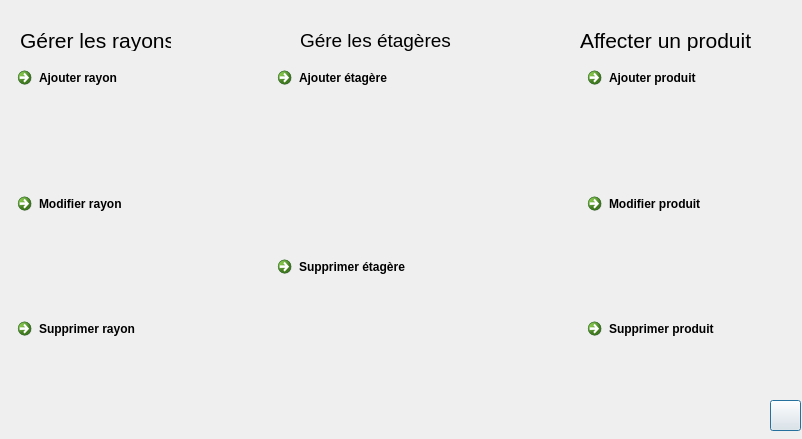
<?xml version="1.0" encoding="UTF-8"?>
<ui version="4.0">
 <class>Gestion_des_Rayons</class>
 <widget class="QDialog" name="Gestion_des_Rayons">
  <property name="windowModality">
   <enum>Qt::ApplicationModal</enum>
  </property>
  <property name="geometry">
   <rect>
    <x>0</x>
    <y>0</y>
    <width>802</width>
    <height>439</height>
   </rect>
  </property>
  <property name="windowTitle">
   <string>Dialog</string>
  </property>
  <property name="autoFillBackground">
   <bool>true</bool>
  </property>
  <property name="styleSheet">
   <string notr="true">QStackedWidget#stackedWidget
{

background-image: url(:/new/prefix1/MyResources/74717143_267444830864596_8815271356854697984_n.png);}</string>
  </property>
  <widget class="QStackedWidget" name="stackedWidget">
   <property name="geometry">
    <rect>
     <x>0</x>
     <y>0</y>
     <width>821</width>
     <height>441</height>
    </rect>
   </property>
   <property name="autoFillBackground">
    <bool>true</bool>
   </property>
   <property name="styleSheet">
    <string notr="true">QWidget#stackedWidget
{background-image: url(:/new/prefix1/MyResources/74717143_267444830864596_8815271356854697984_n.png);
}
</string>
   </property>
   <property name="currentIndex">
    <number>0</number>
   </property>
   <widget class="QWidget" name="page">
    <widget class="QLabel" name="label_13">
     <property name="geometry">
      <rect>
       <x>20</x>
       <y>30</y>
       <width>151</width>
       <height>21</height>
      </rect>
     </property>
     <property name="font">
      <font>
       <pointsize>16</pointsize>
      </font>
     </property>
     <property name="text">
      <string>Gérer les rayons</string>
     </property>
    </widget>
    <widget class="QLabel" name="label_14">
     <property name="geometry">
      <rect>
       <x>580</x>
       <y>30</y>
       <width>191</width>
       <height>21</height>
      </rect>
     </property>
     <property name="font">
      <font>
       <pointsize>16</pointsize>
      </font>
     </property>
     <property name="text">
      <string>Affecter un produit</string>
     </property>
    </widget>
    <widget class="QPushButton" name="pushButton">
     <property name="geometry">
      <rect>
       <x>770</x>
       <y>400</y>
       <width>31</width>
       <height>31</height>
      </rect>
     </property>
     <property name="text">
      <string/>
     </property>
     <property name="icon">
      <iconset resource="MyResources.qrc">
       <normaloff>:/new/prefix1/MyResources/logout-icon.png</normaloff>:/new/prefix1/MyResources/logout-icon.png</iconset>
     </property>
     <property name="iconSize">
      <size>
       <width>32</width>
       <height>32</height>
      </size>
     </property>
     <property name="checkable">
      <bool>false</bool>
     </property>
     <property name="autoDefault">
      <bool>true</bool>
     </property>
    </widget>
    <widget class="QWidget" name="layoutWidget">
     <property name="geometry">
      <rect>
       <x>10</x>
       <y>60</y>
       <width>174</width>
       <height>371</height>
      </rect>
     </property>
     <layout class="QVBoxLayout" name="verticalLayout">
      <item>
       <widget class="QCommandLinkButton" name="commandLinkButton">
        <property name="styleSheet">
         <string notr="true">QWidget#QCommandLinkButton
{
background-image: url(:/new/prefix1/MyResources/iOS_Background_2.png);
}</string>
        </property>
        <property name="text">
         <string>Ajouter rayon</string>
        </property>
       </widget>
      </item>
      <item>
       <widget class="QCommandLinkButton" name="commandLinkButton_2">
        <property name="text">
         <string>Modifier rayon</string>
        </property>
       </widget>
      </item>
      <item>
       <widget class="QCommandLinkButton" name="commandLinkButton_3">
        <property name="text">
         <string>Supprimer rayon</string>
        </property>
       </widget>
      </item>
     </layout>
     <zorder>commandLinkButton_2</zorder>
     <zorder>commandLinkButton_3</zorder>
     <zorder>commandLinkButton</zorder>
    </widget>
    <widget class="QWidget" name="layoutWidget">
     <property name="geometry">
      <rect>
       <x>580</x>
       <y>60</y>
       <width>174</width>
       <height>371</height>
      </rect>
     </property>
     <layout class="QVBoxLayout" name="verticalLayout_2">
      <item>
       <widget class="QCommandLinkButton" name="commandLinkButton_ajout">
        <property name="text">
         <string>Ajouter produit</string>
        </property>
       </widget>
      </item>
      <item>
       <widget class="QCommandLinkButton" name="commandLinkButton_mod">
        <property name="text">
         <string>Modifier produit</string>
        </property>
       </widget>
      </item>
      <item>
       <widget class="QCommandLinkButton" name="commandLinkButton_supp">
        <property name="text">
         <string>Supprimer produit</string>
        </property>
       </widget>
      </item>
     </layout>
    </widget>
    <widget class="QLabel" name="label_10">
     <property name="geometry">
      <rect>
       <x>300</x>
       <y>20</y>
       <width>161</width>
       <height>41</height>
      </rect>
     </property>
     <property name="font">
      <font>
       <pointsize>14</pointsize>
      </font>
     </property>
     <property name="text">
      <string>Gére les étagères</string>
     </property>
    </widget>
    <widget class="QWidget" name="">
     <property name="geometry">
      <rect>
       <x>270</x>
       <y>60</y>
       <width>201</width>
       <height>371</height>
      </rect>
     </property>
     <layout class="QVBoxLayout" name="verticalLayout_4">
      <item>
       <widget class="QCommandLinkButton" name="commandLinkButton_4">
        <property name="text">
         <string>Ajouter étagère</string>
        </property>
       </widget>
      </item>
      <item>
       <widget class="QCommandLinkButton" name="commandLinkButton_6">
        <property name="text">
         <string>Supprimer étagère</string>
        </property>
       </widget>
      </item>
     </layout>
    </widget>
   </widget>
   <widget class="QWidget" name="page_2">
    <property name="styleSheet">
     <string notr="true">Qwidget#page_2{
background-image: url(:/new/prefix1/MyResources/iOS_Background_2.png);}</string>
    </property>
    <widget class="QLineEdit" name="lineEdit_idrayon">
     <property name="geometry">
      <rect>
       <x>210</x>
       <y>110</y>
       <width>141</width>
       <height>21</height>
      </rect>
     </property>
    </widget>
    <widget class="QLineEdit" name="lineEdit_nbr">
     <property name="geometry">
      <rect>
       <x>210</x>
       <y>250</y>
       <width>71</width>
       <height>20</height>
      </rect>
     </property>
    </widget>
    <widget class="QTableView" name="tableView_ajouter">
     <property name="geometry">
      <rect>
       <x>400</x>
       <y>110</y>
       <width>401</width>
       <height>211</height>
      </rect>
     </property>
    </widget>
    <widget class="QLabel" name="label_6">
     <property name="geometry">
      <rect>
       <x>30</x>
       <y>20</y>
       <width>191</width>
       <height>31</height>
      </rect>
     </property>
     <property name="font">
      <font>
       <pointsize>22</pointsize>
      </font>
     </property>
     <property name="text">
      <string>Ajouter rayon :</string>
     </property>
    </widget>
    <widget class="QWidget" name="layoutWidget">
     <property name="geometry">
      <rect>
       <x>10</x>
       <y>80</y>
       <width>184</width>
       <height>241</height>
      </rect>
     </property>
     <layout class="QVBoxLayout" name="verticalLayout_3">
      <item>
       <widget class="QLabel" name="label_2">
        <property name="font">
         <font>
          <pointsize>16</pointsize>
         </font>
        </property>
        <property name="text">
         <string>ID :</string>
        </property>
       </widget>
      </item>
      <item>
       <widget class="QLabel" name="label_4">
        <property name="font">
         <font>
          <pointsize>16</pointsize>
         </font>
        </property>
        <property name="text">
         <string>Nombre d'étagére :</string>
        </property>
       </widget>
      </item>
     </layout>
    </widget>
    <widget class="QWidget" name="layoutWidget">
     <property name="geometry">
      <rect>
       <x>460</x>
       <y>400</y>
       <width>352</width>
       <height>42</height>
      </rect>
     </property>
     <layout class="QHBoxLayout" name="horizontalLayout">
      <item>
       <widget class="QCommandLinkButton" name="commandLinkButton_Ajouet_Rayon">
        <property name="text">
         <string>Ajouter</string>
        </property>
       </widget>
      </item>
      <item>
       <widget class="QCommandLinkButton" name="commandLinkButton_Annuler_ajout">
        <property name="text">
         <string>Annuler</string>
        </property>
       </widget>
      </item>
     </layout>
    </widget>
   </widget>
   <widget class="QWidget" name="page_3">
    <widget class="QGroupBox" name="groupBox">
     <property name="geometry">
      <rect>
       <x>20</x>
       <y>10</y>
       <width>781</width>
       <height>411</height>
      </rect>
     </property>
     <property name="title">
      <string>Modifier rayon</string>
     </property>
     <widget class="QTableView" name="tableView_modifier">
      <property name="geometry">
       <rect>
        <x>10</x>
        <y>130</y>
        <width>361</width>
        <height>191</height>
       </rect>
      </property>
     </widget>
     <widget class="QLabel" name="label_new_nbr">
      <property name="geometry">
       <rect>
        <x>390</x>
        <y>190</y>
        <width>191</width>
        <height>31</height>
       </rect>
      </property>
      <property name="font">
       <font>
        <pointsize>16</pointsize>
       </font>
      </property>
      <property name="text">
       <string>Nombre d'étagére  :</string>
      </property>
     </widget>
     <widget class="QLineEdit" name="lineEdit_4">
      <property name="geometry">
       <rect>
        <x>610</x>
        <y>200</y>
        <width>141</width>
        <height>20</height>
       </rect>
      </property>
     </widget>
     <widget class="QWidget" name="layoutWidget">
      <property name="geometry">
       <rect>
        <x>20</x>
        <y>60</y>
        <width>241</width>
        <height>29</height>
       </rect>
      </property>
      <layout class="QHBoxLayout" name="horizontalLayout_3">
       <item>
        <layout class="QHBoxLayout" name="horizontalLayout_2">
         <item>
          <widget class="QLabel" name="label_8">
           <property name="font">
            <font>
             <pointsize>16</pointsize>
            </font>
           </property>
           <property name="text">
            <string>ID :</string>
           </property>
          </widget>
         </item>
         <item>
          <widget class="QLineEdit" name="lineEdit_id_modif"/>
         </item>
        </layout>
       </item>
       <item>
        <widget class="QPushButton" name="pushButton_recher_modifier">
         <property name="text">
          <string/>
         </property>
         <property name="icon">
          <iconset resource="MyResources.qrc">
           <normaloff>:/new/prefix1/MyResources/icons8-search-512.png</normaloff>:/new/prefix1/MyResources/icons8-search-512.png</iconset>
         </property>
        </widget>
       </item>
      </layout>
     </widget>
     <widget class="QWidget" name="layoutWidget">
      <property name="geometry">
       <rect>
        <x>340</x>
        <y>370</y>
        <width>441</width>
        <height>42</height>
       </rect>
      </property>
      <layout class="QHBoxLayout" name="horizontalLayout_4">
       <item>
        <widget class="QCommandLinkButton" name="commandLinkButton_modifier">
         <property name="text">
          <string>Modifier</string>
         </property>
        </widget>
       </item>
       <item>
        <widget class="QCommandLinkButton" name="commandLinkButton_annuler_modfi">
         <property name="text">
          <string>Annuler</string>
         </property>
        </widget>
       </item>
      </layout>
     </widget>
    </widget>
   </widget>
   <widget class="QWidget" name="page_4">
    <widget class="QGroupBox" name="groupBox_2">
     <property name="geometry">
      <rect>
       <x>30</x>
       <y>20</y>
       <width>771</width>
       <height>401</height>
      </rect>
     </property>
     <property name="title">
      <string>Supprimer rayon</string>
     </property>
     <widget class="QTableView" name="tableView_supp">
      <property name="geometry">
       <rect>
        <x>20</x>
        <y>140</y>
        <width>721</width>
        <height>192</height>
       </rect>
      </property>
     </widget>
     <widget class="QWidget" name="layoutWidget">
      <property name="geometry">
       <rect>
        <x>21</x>
        <y>61</y>
        <width>291</width>
        <height>27</height>
       </rect>
      </property>
      <layout class="QHBoxLayout" name="horizontalLayout_5">
       <item>
        <widget class="QLabel" name="label_12">
         <property name="font">
          <font>
           <pointsize>16</pointsize>
          </font>
         </property>
         <property name="text">
          <string>ID :</string>
         </property>
        </widget>
       </item>
       <item>
        <widget class="QLineEdit" name="lineEdit_6"/>
       </item>
       <item>
        <widget class="QPushButton" name="pushButton_recherc_supp">
         <property name="text">
          <string/>
         </property>
         <property name="icon">
          <iconset resource="MyResources.qrc">
           <normaloff>:/new/prefix1/MyResources/icons8-search-512.png</normaloff>:/new/prefix1/MyResources/icons8-search-512.png</iconset>
         </property>
        </widget>
       </item>
      </layout>
     </widget>
     <widget class="QWidget" name="layoutWidget">
      <property name="geometry">
       <rect>
        <x>390</x>
        <y>350</y>
        <width>352</width>
        <height>42</height>
       </rect>
      </property>
      <layout class="QHBoxLayout" name="horizontalLayout_6">
       <item>
        <widget class="QCommandLinkButton" name="commandLinkButton_Supprimer">
         <property name="text">
          <string>Supprimer</string>
         </property>
        </widget>
       </item>
       <item>
        <widget class="QCommandLinkButton" name="commandLinkButton_annuler_supp">
         <property name="text">
          <string>Annuler</string>
         </property>
        </widget>
       </item>
      </layout>
     </widget>
    </widget>
   </widget>
   <widget class="QWidget" name="Ajouter_Produit">
    <widget class="QGroupBox" name="groupBox_3">
     <property name="geometry">
      <rect>
       <x>0</x>
       <y>0</y>
       <width>401</width>
       <height>431</height>
      </rect>
     </property>
     <property name="font">
      <font>
       <pointsize>16</pointsize>
      </font>
     </property>
     <property name="title">
      <string>Ajouter produit</string>
     </property>
     <widget class="QLabel" name="label_3">
      <property name="geometry">
       <rect>
        <x>30</x>
        <y>60</y>
        <width>61</width>
        <height>21</height>
       </rect>
      </property>
      <property name="text">
       <string>TextLabel</string>
      </property>
     </widget>
     <widget class="QLabel" name="label_5">
      <property name="geometry">
       <rect>
        <x>30</x>
        <y>120</y>
        <width>47</width>
        <height>13</height>
       </rect>
      </property>
      <property name="text">
       <string>TextLabel</string>
      </property>
     </widget>
     <widget class="QLabel" name="label_7">
      <property name="geometry">
       <rect>
        <x>30</x>
        <y>160</y>
        <width>47</width>
        <height>13</height>
       </rect>
      </property>
      <property name="text">
       <string>TextLabel</string>
      </property>
     </widget>
     <widget class="QLabel" name="label_9">
      <property name="geometry">
       <rect>
        <x>30</x>
        <y>200</y>
        <width>47</width>
        <height>13</height>
       </rect>
      </property>
      <property name="text">
       <string>TextLabel</string>
      </property>
     </widget>
    </widget>
   </widget>
   <widget class="QWidget" name="Ajouter_etage">
    <widget class="QGroupBox" name="groupBox_4">
     <property name="geometry">
      <rect>
       <x>10</x>
       <y>10</y>
       <width>781</width>
       <height>411</height>
      </rect>
     </property>
     <property name="font">
      <font>
       <pointsize>16</pointsize>
      </font>
     </property>
     <property name="title">
      <string>Ajouter étagère</string>
     </property>
     <widget class="QTableView" name="tableView_etage">
      <property name="geometry">
       <rect>
        <x>340</x>
        <y>80</y>
        <width>431</width>
        <height>192</height>
       </rect>
      </property>
     </widget>
     <widget class="QWidget" name="">
      <property name="geometry">
       <rect>
        <x>10</x>
        <y>100</y>
        <width>252</width>
        <height>141</height>
       </rect>
      </property>
      <layout class="QVBoxLayout" name="verticalLayout_5">
       <item>
        <layout class="QHBoxLayout" name="horizontalLayout_7">
         <item>
          <widget class="QLabel" name="label">
           <property name="font">
            <font>
             <pointsize>16</pointsize>
            </font>
           </property>
           <property name="text">
            <string>étagère id :</string>
           </property>
          </widget>
         </item>
         <item>
          <widget class="QLineEdit" name="lineEdit_etageid"/>
         </item>
        </layout>
       </item>
       <item>
        <layout class="QHBoxLayout" name="horizontalLayout_8">
         <item>
          <widget class="QLabel" name="label_11">
           <property name="font">
            <font>
             <pointsize>16</pointsize>
            </font>
           </property>
           <property name="text">
            <string>Rayon id   :</string>
           </property>
          </widget>
         </item>
         <item>
          <widget class="QLineEdit" name="lineEdit_rayonid"/>
         </item>
        </layout>
       </item>
      </layout>
     </widget>
     <widget class="QWidget" name="">
      <property name="geometry">
       <rect>
        <x>420</x>
        <y>360</y>
        <width>352</width>
        <height>42</height>
       </rect>
      </property>
      <layout class="QHBoxLayout" name="horizontalLayout_9">
       <item>
        <widget class="QCommandLinkButton" name="commandLinkButton_ajouter">
         <property name="text">
          <string>Ajouter</string>
         </property>
        </widget>
       </item>
       <item>
        <widget class="QCommandLinkButton" name="commandLinkButton_annuler">
         <property name="text">
          <string>Annuler</string>
         </property>
        </widget>
       </item>
      </layout>
     </widget>
    </widget>
   </widget>
   <widget class="QWidget" name="supprimeretagere">
    <widget class="QGroupBox" name="groupBox_5">
     <property name="geometry">
      <rect>
       <x>0</x>
       <y>0</y>
       <width>801</width>
       <height>431</height>
      </rect>
     </property>
     <property name="title">
      <string>Supprimer </string>
     </property>
     <widget class="QTableView" name="tableView_etageSupp">
      <property name="geometry">
       <rect>
        <x>50</x>
        <y>150</y>
        <width>661</width>
        <height>192</height>
       </rect>
      </property>
     </widget>
     <widget class="QWidget" name="">
      <property name="geometry">
       <rect>
        <x>50</x>
        <y>60</y>
        <width>351</width>
        <height>51</height>
       </rect>
      </property>
      <layout class="QHBoxLayout" name="horizontalLayout_11">
       <item>
        <layout class="QHBoxLayout" name="horizontalLayout_10">
         <item>
          <widget class="QLabel" name="label_15">
           <property name="font">
            <font>
             <pointsize>16</pointsize>
            </font>
           </property>
           <property name="text">
            <string>Etagère id : </string>
           </property>
          </widget>
         </item>
         <item>
          <widget class="QLineEdit" name="lineEdit_etageSupp"/>
         </item>
        </layout>
       </item>
       <item>
        <widget class="QPushButton" name="pushButton_2">
         <property name="text">
          <string/>
         </property>
         <property name="icon">
          <iconset resource="MyResources.qrc">
           <normaloff>:/new/prefix1/MyResources/icons8-search-512.png</normaloff>:/new/prefix1/MyResources/icons8-search-512.png</iconset>
         </property>
         <property name="iconSize">
          <size>
           <width>30</width>
           <height>30</height>
          </size>
         </property>
        </widget>
       </item>
      </layout>
     </widget>
     <widget class="QWidget" name="">
      <property name="geometry">
       <rect>
        <x>380</x>
        <y>380</y>
        <width>381</width>
        <height>42</height>
       </rect>
      </property>
      <layout class="QHBoxLayout" name="horizontalLayout_12">
       <item>
        <widget class="QCommandLinkButton" name="commandLinkButton_5">
         <property name="text">
          <string>Supprimer</string>
         </property>
        </widget>
       </item>
       <item>
        <widget class="QCommandLinkButton" name="commandLinkButton_7">
         <property name="text">
          <string>Annuler</string>
         </property>
        </widget>
       </item>
      </layout>
     </widget>
    </widget>
   </widget>
  </widget>
 </widget>
 <resources>
  <include location="MyResources.qrc"/>
 </resources>
 <connections/>
</ui>
